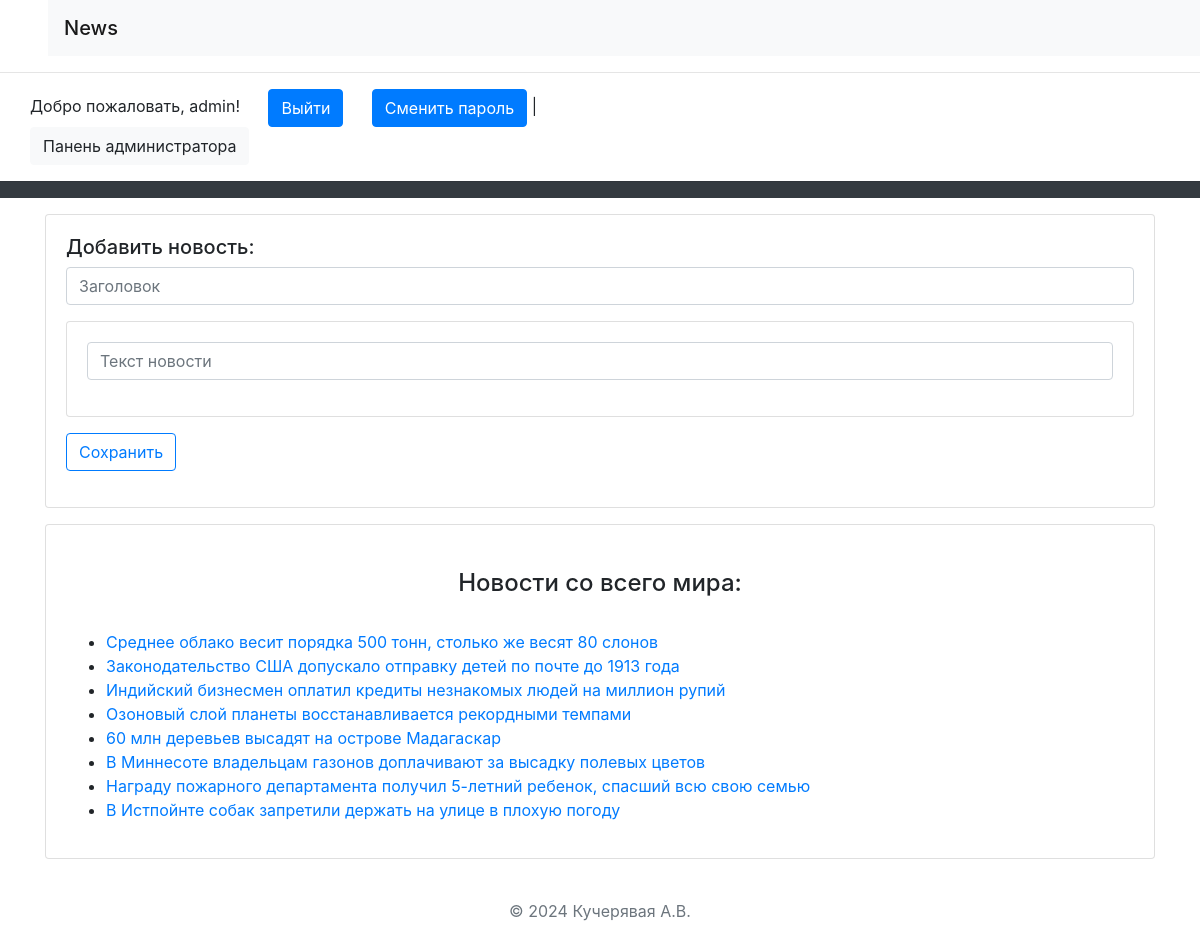
/riddles/admin/ (signed in), run on the app's committed database.
### riddles/models.py (models this page shows)
class Riddle(models.Model):
    riddle_text = models.CharField(max_length=255)
    pub_date = models.DateTimeField('date published')

### riddles/views.py (the view)
# urls.py: path(r'admin/', admin.site.urls),
def admin(request):
    message = None
    if "message" in request.GET:
        message = request.GET["message"]
    return render(
        request,
        "admin.html",
        {
            "latest_riddles":
                Riddle.objects.order_by('-pub_date')[:10],
            "message": message,
        }
    )

### templates/admin.html (shortened to what this page needs)
{% extends 'base.html' %}
{% block main %}
    {% if user.is_staff %}
        <div class="card mb-3">
        <div class="card-body">
        <form action="../post_riddle/" method="post">
            <h5>Добавить новость:</h5>
            <div class="mb-3">
                <input class="form-control"
                       type="text"
                       placeholder="Заголовок"
                       name="text"
                       required/>
            </div>
            <div class="card mb-3">
            <div class="card-body" id="options_new">
                <div class="mb-3">
                    <input class="form-control"
                           placeholder="Текст новости"
                           name="option1"
                           required/>
                </div>
            </div>
            </div>
            <div class="mb-3">
                <button class="btn btn-outline-primary">
                    Сохранить
                </button>
            </div>
        </form>
        </div>
        </div>
        <div class="card mb-3">
        <div class="card-body">
        <h4 class="text-center p-4">Новости со всего мира: </h4>
        {% if latest_riddles %}
            <ul>
                {% for riddle in latest_riddles %}
                    <li>
                        <a href="/riddles/{{ riddle.id }}/">
                            {{ riddle.riddle_text }}
                        </a>
                    </li>
                {% endfor %}
            </ul>
        {% else %}
            <p>No riddles are available right now.</p>
        {% endif %}
        </div>
        </div>
    {% else %}
        <h4>Access denied.</h4>
    {% endif %}
{% endblock %}

### templates/base.html (shortened to what this page needs)
<!doctype html>
<html lang="en">
<head>
<link rel="stylesheet" href="https://stackpath.bootstrapcdn.com/bootstrap/4.1.3/css/bootstrap.min.css"
 />
    <header class="header">
        <nav class="navbar ml-5 navbar-light bg-light">
            <h1 class="navbar-brand mb-0 h1"> News</h1>
        </nav>
        <hr>
        <div class="container-fluid">
            <div class="col-5 col-md-4 col-xl-6">
                {% if user.is_authenticated %}
                    <p>
                        Добро пожаловать, {{ user.username }}!
                        <a class="btn btn-primary me-2 ml-4"  href="/riddles/logout" >Выйти</a>
                        <a class="btn btn-primary me-2 ml-4" href="/riddles/password-change" >Сменить пароль</a>
                        {% if user.is_staff %}
            |               <a class="btn btn-light" href="/riddles/admin">Панень администратора</a>
                        {% endif %}
                    </p>
                {% else %}
                    <p>
                        <a class="btn btn-primary" href="/riddles/login">Вход</a>
                        <a class="btn btn-primary"  href="/riddles/register">Регистрация</a>
                    </p>
                {% endif %}
            </div>
        </div>
    </header>
</head>
<body>
            <hr class="d-block p-2 bg-dark text-white">
            <div class="container min-vh-100">
                <div class="form-signin w-100 m-auto">
                    {% block main %}
                    {% endblock %}
                </div>
            </div>
</body>
<footer class="text-center text-lg-start bg-white text-muted navbar-light bg-light">
    <div class="text-center p-4">
        © 2024 Кучерявая А.В. </div>
</footer>
</html>

### data on the page
Riddle: riddle_text "Среднее облако весит порядка 500 тонн, столько же весят 80 слонов"
Riddle: riddle_text "Законодательство США допускало отправку детей по почте до 1913 года"
Riddle: riddle_text "Индийский бизнесмен оплатил кредиты незнакомых людей на миллион рупий"
Riddle: riddle_text "Озоновый слой планеты восстанавливается рекордными темпами"
Riddle: riddle_text "60 млн деревьев высадят на острове Мадагаскар"
Riddle: riddle_text "В Миннесоте владельцам газонов доплачивают за высадку полевых цветов"
Riddle: riddle_text "Награду пожарного департамента получил 5-летний ребенок, спасший всю свою семью"
Riddle: riddle_text "В Истпойнте собак запретили держать на улице в плохую погоду"

### other printed values
{{ user.username }} "admin"
